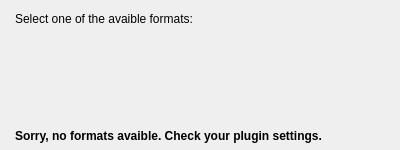
<?xml version="1.0" encoding="UTF-8"?>
<ui version="4.0">
 <class>Dialog</class>
 <widget class="QDialog" name="Dialog">
  <property name="geometry">
   <rect>
    <x>0</x>
    <y>0</y>
    <width>400</width>
    <height>150</height>
   </rect>
  </property>
  <property name="sizePolicy">
   <sizepolicy hsizetype="Fixed" vsizetype="Preferred">
    <horstretch>0</horstretch>
    <verstretch>0</verstretch>
   </sizepolicy>
  </property>
  <property name="minimumSize">
   <size>
    <width>400</width>
    <height>150</height>
   </size>
  </property>
  <property name="contextMenuPolicy">
   <enum>Qt::NoContextMenu</enum>
  </property>
  <property name="windowTitle">
   <string>Dialog</string>
  </property>
  <layout class="QVBoxLayout" name="verticalLayout">
   <property name="leftMargin">
    <number>0</number>
   </property>
   <property name="topMargin">
    <number>12</number>
   </property>
   <property name="rightMargin">
    <number>0</number>
   </property>
   <property name="bottomMargin">
    <number>0</number>
   </property>
   <item>
    <widget class="QLabel" name="label">
     <property name="sizePolicy">
      <sizepolicy hsizetype="Preferred" vsizetype="Fixed">
       <horstretch>0</horstretch>
       <verstretch>0</verstretch>
      </sizepolicy>
     </property>
     <property name="styleSheet">
      <string notr="true">margin-left:12px;
margin-right:12px;</string>
     </property>
     <property name="text">
      <string>Select one of the avaible formats:</string>
     </property>
    </widget>
   </item>
   <item>
    <widget class="QWidget" name="toolbar" native="true"/>
   </item>
   <item>
    <widget class="QLabel" name="label_noplugins">
     <property name="sizePolicy">
      <sizepolicy hsizetype="Preferred" vsizetype="Fixed">
       <horstretch>0</horstretch>
       <verstretch>0</verstretch>
      </sizepolicy>
     </property>
     <property name="font">
      <font>
       <weight>75</weight>
       <bold>true</bold>
      </font>
     </property>
     <property name="styleSheet">
      <string notr="true">margin-left:12px;
margin-right:12px;</string>
     </property>
     <property name="text">
      <string>Sorry, no formats avaible. Check your plugin settings.</string>
     </property>
     <property name="wordWrap">
      <bool>true</bool>
     </property>
     <property name="margin">
      <number>0</number>
     </property>
    </widget>
   </item>
  </layout>
 </widget>
 <resources/>
 <connections/>
</ui>
